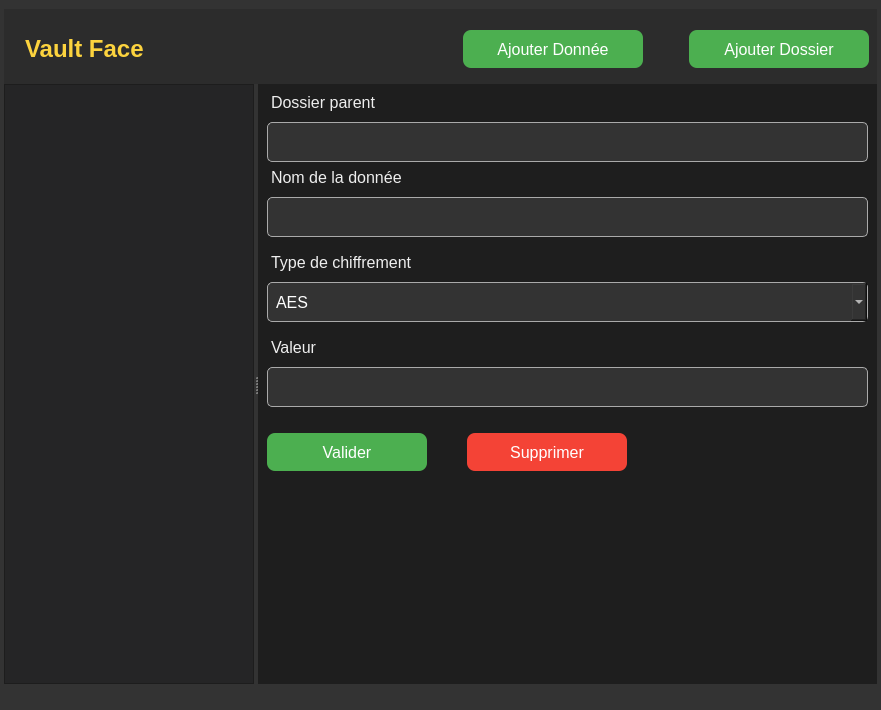
<?xml version="1.0" encoding="UTF-8"?>
<ui version="4.0">
 <class>VaultFace</class>
 <widget class="QMainWindow" name="VaultFace">
  <property name="geometry">
   <rect>
    <x>0</x>
    <y>0</y>
    <width>881</width>
    <height>710</height>
   </rect>
  </property>
  <property name="windowTitle">
   <string>MainWindow</string>
  </property>
  <property name="styleSheet">
   <string notr="true">background-color: rgb(51, 51, 51);</string>
  </property>
  <widget class="QWidget" name="centralwidget">
   <property name="styleSheet">
    <string notr="true">color:#EEEEEE;</string>
   </property>
   <layout class="QVBoxLayout" name="verticalLayout">
    <property name="spacing">
     <number>0</number>
    </property>
    <property name="leftMargin">
     <number>4</number>
    </property>
    <property name="topMargin">
     <number>4</number>
    </property>
    <property name="rightMargin">
     <number>4</number>
    </property>
    <property name="bottomMargin">
     <number>4</number>
    </property>
    <item>
     <widget class="QWidget" name="panel_top" native="true">
      <property name="minimumSize">
       <size>
        <width>0</width>
        <height>80</height>
       </size>
      </property>
      <property name="maximumSize">
       <size>
        <width>16777215</width>
        <height>70</height>
       </size>
      </property>
      <property name="font">
       <font>
        <pointsize>4</pointsize>
       </font>
      </property>
      <property name="styleSheet">
       <string notr="true">background-color:#2C2C2C;</string>
      </property>
      <layout class="QHBoxLayout" name="horizontalLayout">
       <property name="leftMargin">
        <number>8</number>
       </property>
       <property name="topMargin">
        <number>0</number>
       </property>
       <property name="rightMargin">
        <number>8</number>
       </property>
       <property name="bottomMargin">
        <number>0</number>
       </property>
       <item>
        <widget class="QLabel" name="label">
         <property name="maximumSize">
          <size>
           <width>16777215</width>
           <height>80</height>
          </size>
         </property>
         <property name="font">
          <font>
           <pointsize>18</pointsize>
           <bold>true</bold>
           <stylestrategy>PreferAntialias</stylestrategy>
          </font>
         </property>
         <property name="styleSheet">
          <string notr="true">background-color:#2C2C2C;
color: #fcd33e;</string>
         </property>
         <property name="text">
          <string>Vault Face</string>
         </property>
         <property name="scaledContents">
          <bool>false</bool>
         </property>
         <property name="margin">
          <number>15</number>
         </property>
         <property name="indent">
          <number>13</number>
         </property>
        </widget>
       </item>
       <item>
        <widget class="QPushButton" name="btn_add_data">
         <property name="maximumSize">
          <size>
           <width>180</width>
           <height>16777215</height>
          </size>
         </property>
         <property name="cursor">
          <cursorShape>PointingHandCursor</cursorShape>
         </property>
         <property name="tabletTracking">
          <bool>false</bool>
         </property>
         <property name="styleSheet">
          <string notr="true">QPushButton{
	background-color: #4caf50;
	border-radius:8px;
	color:white;
	height:38px;
	font-size:16px;
	
}

QPushButton:hover{
	background-color: #4caf20;
	border-radius:8px;
	height:38px;
	font-size:16px;
	
}</string>
         </property>
         <property name="text">
          <string>Ajouter Donnée</string>
         </property>
        </widget>
       </item>
       <item>
        <spacer name="horizontalSpacer_5">
         <property name="orientation">
          <enum>Qt::Orientation::Horizontal</enum>
         </property>
         <property name="sizeType">
          <enum>QSizePolicy::Policy::Fixed</enum>
         </property>
         <property name="sizeHint" stdset="0">
          <size>
           <width>40</width>
           <height>20</height>
          </size>
         </property>
        </spacer>
       </item>
       <item>
        <widget class="QPushButton" name="btn_add_vault">
         <property name="maximumSize">
          <size>
           <width>180</width>
           <height>16777215</height>
          </size>
         </property>
         <property name="cursor">
          <cursorShape>PointingHandCursor</cursorShape>
         </property>
         <property name="styleSheet">
          <string notr="true">QPushButton{
	background-color: #4caf50;
	border-radius:8px;
	color:white;
	height:38px;
	font-size:16px;
	
}

QPushButton:hover{
	background-color: #4caf20;
	border-radius:8px;
	height:38px;
	font-size:16px;
	
}</string>
         </property>
         <property name="text">
          <string>Ajouter Dossier</string>
         </property>
        </widget>
       </item>
      </layout>
     </widget>
    </item>
    <item>
     <widget class="QSplitter" name="splitter">
      <property name="orientation">
       <enum>Qt::Orientation::Horizontal</enum>
      </property>
      <property name="handleWidth">
       <number>4</number>
      </property>
      <property name="childrenCollapsible">
       <bool>false</bool>
      </property>
      <widget class="QWidget" name="panel_left" native="true">
       <property name="sizePolicy">
        <sizepolicy hsizetype="Preferred" vsizetype="Preferred">
         <horstretch>1</horstretch>
         <verstretch>0</verstretch>
        </sizepolicy>
       </property>
       <layout class="QVBoxLayout" name="verticalLayout_2">
        <property name="spacing">
         <number>0</number>
        </property>
        <property name="leftMargin">
         <number>0</number>
        </property>
        <property name="topMargin">
         <number>0</number>
        </property>
        <property name="rightMargin">
         <number>0</number>
        </property>
        <property name="bottomMargin">
         <number>0</number>
        </property>
        <item>
         <widget class="QTreeWidget" name="treeWidget">
          <property name="sizePolicy">
           <sizepolicy hsizetype="Expanding" vsizetype="Expanding">
            <horstretch>0</horstretch>
            <verstretch>0</verstretch>
           </sizepolicy>
          </property>
          <property name="minimumSize">
           <size>
            <width>250</width>
            <height>0</height>
           </size>
          </property>
          <property name="maximumSize">
           <size>
            <width>16777215</width>
            <height>16777215</height>
           </size>
          </property>
          <property name="font">
           <font>
            <pointsize>11</pointsize>
           </font>
          </property>
          <property name="mouseTracking">
           <bool>false</bool>
          </property>
          <property name="contextMenuPolicy">
           <enum>Qt::ContextMenuPolicy::NoContextMenu</enum>
          </property>
          <property name="styleSheet">
           <string notr="true">background-color: #252526;</string>
          </property>
          <property name="frameShadow">
           <enum>QFrame::Shadow::Sunken</enum>
          </property>
          <property name="lineWidth">
           <number>0</number>
          </property>
          <property name="expandsOnDoubleClick">
           <bool>false</bool>
          </property>
          <attribute name="headerVisible">
           <bool>false</bool>
          </attribute>
          <column>
           <property name="text">
            <string notr="true">1</string>
           </property>
          </column>
         </widget>
        </item>
       </layout>
      </widget>
      <widget class="QWidget" name="panel_right" native="true">
       <property name="sizePolicy">
        <sizepolicy hsizetype="Preferred" vsizetype="Preferred">
         <horstretch>2</horstretch>
         <verstretch>0</verstretch>
        </sizepolicy>
       </property>
       <property name="styleSheet">
        <string notr="true">background-color: #1E1E1E;
font-size:16px;</string>
       </property>
       <layout class="QVBoxLayout" name="verticalLayout_3">
        <property name="spacing">
         <number>5</number>
        </property>
        <item>
         <widget class="QStackedWidget" name="stackedWidget">
          <property name="currentIndex">
           <number>0</number>
          </property>
          <widget class="QWidget" name="page_data">
           <layout class="QVBoxLayout" name="verticalLayout_4">
            <item>
             <widget class="QLabel" name="label_3">
              <property name="styleSheet">
               <string notr="true">margin-bottom:4px;</string>
              </property>
              <property name="text">
               <string>Dossier parent</string>
              </property>
             </widget>
            </item>
            <item>
             <widget class="QLineEdit" name="edit_parent">
              <property name="enabled">
               <bool>false</bool>
              </property>
              <property name="minimumSize">
               <size>
                <width>0</width>
                <height>33</height>
               </size>
              </property>
              <property name="font">
               <font>
                <pointsize>-1</pointsize>
               </font>
              </property>
              <property name="styleSheet">
               <string notr="true">background-color: #333;

color:white;
height:38px;
border-radius:5px;
border: 1px solid #AAA;
padding: 0 8;</string>
              </property>
             </widget>
            </item>
            <item>
             <widget class="QLabel" name="label_2">
              <property name="styleSheet">
               <string notr="true">margin-bottom:4px;</string>
              </property>
              <property name="text">
               <string>Nom de la donnée</string>
              </property>
             </widget>
            </item>
            <item>
             <widget class="QLineEdit" name="edit_name">
              <property name="minimumSize">
               <size>
                <width>0</width>
                <height>33</height>
               </size>
              </property>
              <property name="font">
               <font>
                <pointsize>-1</pointsize>
               </font>
              </property>
              <property name="styleSheet">
               <string notr="true">background-color: #333;

color:white;
height:38px;
border-radius:5px;
border: 1px solid #AAA;
padding: 0 8;</string>
              </property>
             </widget>
            </item>
            <item>
             <widget class="QLabel" name="label_4">
              <property name="minimumSize">
               <size>
                <width>0</width>
                <height>0</height>
               </size>
              </property>
              <property name="maximumSize">
               <size>
                <width>16777215</width>
                <height>16777215</height>
               </size>
              </property>
              <property name="styleSheet">
               <string notr="true">margin-top:10px;
margin-bottom:4px;</string>
              </property>
              <property name="text">
               <string>Type de chiffrement</string>
              </property>
             </widget>
            </item>
            <item>
             <widget class="QComboBox" name="select_cyfer">
              <property name="styleSheet">
               <string notr="true">background-color: #333;

color:white;
height:38px;
border-radius:5px;
border: 1px solid #AAA;
padding: 0 8;</string>
              </property>
              <property name="minimumContentsLength">
               <number>3</number>
              </property>
              <item>
               <property name="text">
                <string>AES</string>
               </property>
              </item>
              <item>
               <property name="text">
                <string>RSA</string>
               </property>
              </item>
              <item>
               <property name="text">
                <string>ChaCha20</string>
               </property>
              </item>
              <item>
               <property name="text">
                <string>Blowfish</string>
               </property>
              </item>
              <item>
               <property name="text">
                <string>DES </string>
               </property>
              </item>
             </widget>
            </item>
            <item>
             <widget class="QLabel" name="label_5">
              <property name="styleSheet">
               <string notr="true">margin-top:10px;
margin-bottom:4px;</string>
              </property>
              <property name="text">
               <string>Valeur</string>
              </property>
             </widget>
            </item>
            <item>
             <widget class="QLineEdit" name="edit_value">
              <property name="minimumSize">
               <size>
                <width>0</width>
                <height>33</height>
               </size>
              </property>
              <property name="font">
               <font>
                <pointsize>-1</pointsize>
               </font>
              </property>
              <property name="styleSheet">
               <string notr="true">background-color: #333;

color:white;
height:38px;
border-radius:5px;
border: 1px solid #AAA;
padding: 0 8;</string>
              </property>
             </widget>
            </item>
            <item>
             <spacer name="verticalSpacer_2">
              <property name="orientation">
               <enum>Qt::Orientation::Vertical</enum>
              </property>
              <property name="sizeType">
               <enum>QSizePolicy::Policy::Fixed</enum>
              </property>
              <property name="sizeHint" stdset="0">
               <size>
                <width>20</width>
                <height>20</height>
               </size>
              </property>
             </spacer>
            </item>
            <item>
             <layout class="QHBoxLayout" name="horizontalLayout_2">
              <property name="spacing">
               <number>0</number>
              </property>
              <property name="sizeConstraint">
               <enum>QLayout::SizeConstraint::SetNoConstraint</enum>
              </property>
              <item>
               <widget class="QPushButton" name="btn_modify">
                <property name="minimumSize">
                 <size>
                  <width>160</width>
                  <height>0</height>
                 </size>
                </property>
                <property name="maximumSize">
                 <size>
                  <width>160</width>
                  <height>16777215</height>
                 </size>
                </property>
                <property name="cursor">
                 <cursorShape>PointingHandCursor</cursorShape>
                </property>
                <property name="styleSheet">
                 <string notr="true">QPushButton{
	background-color: #4caf50;
	border-radius:8px;
	color:white;
	height:38px;
	font-size:16px;
	
}

QPushButton:hover{
	background-color: #4caf20;
	border-radius:8px;
	height:38px;
	font-size:16px;
	
}</string>
                </property>
                <property name="text">
                 <string>Valider</string>
                </property>
               </widget>
              </item>
              <item>
               <spacer name="horizontalSpacer_2">
                <property name="orientation">
                 <enum>Qt::Orientation::Horizontal</enum>
                </property>
                <property name="sizeType">
                 <enum>QSizePolicy::Policy::Maximum</enum>
                </property>
                <property name="sizeHint" stdset="0">
                 <size>
                  <width>40</width>
                  <height>20</height>
                 </size>
                </property>
               </spacer>
              </item>
              <item>
               <widget class="QPushButton" name="btn_delete">
                <property name="minimumSize">
                 <size>
                  <width>160</width>
                  <height>0</height>
                 </size>
                </property>
                <property name="maximumSize">
                 <size>
                  <width>160</width>
                  <height>16777215</height>
                 </size>
                </property>
                <property name="cursor">
                 <cursorShape>PointingHandCursor</cursorShape>
                </property>
                <property name="styleSheet">
                 <string notr="true">QPushButton{
	background-color: #f44336;
	border-radius:8px;
	color:white;
	height:38px;
	font-size:16px;
	
}

QPushButton:hover{
	background-color: #f14316;
	border-radius:8px;
	height:38px;
	font-size:16px;
	
}</string>
                </property>
                <property name="text">
                 <string>Supprimer</string>
                </property>
               </widget>
              </item>
              <item>
               <spacer name="horizontalSpacer">
                <property name="orientation">
                 <enum>Qt::Orientation::Horizontal</enum>
                </property>
                <property name="sizeType">
                 <enum>QSizePolicy::Policy::MinimumExpanding</enum>
                </property>
                <property name="sizeHint" stdset="0">
                 <size>
                  <width>20</width>
                  <height>20</height>
                 </size>
                </property>
               </spacer>
              </item>
             </layout>
            </item>
            <item>
             <spacer name="verticalSpacer">
              <property name="orientation">
               <enum>Qt::Orientation::Vertical</enum>
              </property>
              <property name="sizeType">
               <enum>QSizePolicy::Policy::Expanding</enum>
              </property>
              <property name="sizeHint" stdset="0">
               <size>
                <width>20</width>
                <height>75</height>
               </size>
              </property>
             </spacer>
            </item>
           </layout>
          </widget>
          <widget class="QWidget" name="page_folder">
           <layout class="QVBoxLayout" name="verticalLayout_5">
            <item>
             <widget class="QLabel" name="lbl_folder">
              <property name="styleSheet">
               <string notr="true">margin-bottom:4px;</string>
              </property>
              <property name="text">
               <string>Nom du dossier</string>
              </property>
             </widget>
            </item>
            <item>
             <widget class="QLineEdit" name="edit_folder">
              <property name="minimumSize">
               <size>
                <width>0</width>
                <height>33</height>
               </size>
              </property>
              <property name="font">
               <font>
                <pointsize>-1</pointsize>
               </font>
              </property>
              <property name="styleSheet">
               <string notr="true">background-color: #333;

color:white;
height:38px;
border-radius:5px;
border: 1px solid #AAA;
padding: 0 8;</string>
              </property>
             </widget>
            </item>
            <item>
             <spacer name="verticalSpacer_4">
              <property name="orientation">
               <enum>Qt::Orientation::Vertical</enum>
              </property>
              <property name="sizeHint" stdset="0">
               <size>
                <width>44</width>
                <height>17</height>
               </size>
              </property>
             </spacer>
            </item>
            <item>
             <layout class="QHBoxLayout" name="horizontalLayout_3">
              <property name="spacing">
               <number>0</number>
              </property>
              <property name="sizeConstraint">
               <enum>QLayout::SizeConstraint::SetNoConstraint</enum>
              </property>
              <item>
               <widget class="QPushButton" name="btn_save_folder">
                <property name="minimumSize">
                 <size>
                  <width>160</width>
                  <height>0</height>
                 </size>
                </property>
                <property name="maximumSize">
                 <size>
                  <width>160</width>
                  <height>16777215</height>
                 </size>
                </property>
                <property name="cursor">
                 <cursorShape>PointingHandCursor</cursorShape>
                </property>
                <property name="styleSheet">
                 <string notr="true">QPushButton{
	background-color: #4caf50;
	border-radius:8px;
	color:white;
	height:38px;
	font-size:16px;
	
}

QPushButton:hover{
	background-color: #4caf20;
	border-radius:8px;
	height:38px;
	font-size:16px;
	
}</string>
                </property>
                <property name="text">
                 <string>Valider</string>
                </property>
               </widget>
              </item>
              <item>
               <spacer name="horizontalSpacer_3">
                <property name="orientation">
                 <enum>Qt::Orientation::Horizontal</enum>
                </property>
                <property name="sizeType">
                 <enum>QSizePolicy::Policy::Maximum</enum>
                </property>
                <property name="sizeHint" stdset="0">
                 <size>
                  <width>40</width>
                  <height>20</height>
                 </size>
                </property>
               </spacer>
              </item>
              <item>
               <widget class="QPushButton" name="btn_delete_folder">
                <property name="minimumSize">
                 <size>
                  <width>160</width>
                  <height>0</height>
                 </size>
                </property>
                <property name="maximumSize">
                 <size>
                  <width>160</width>
                  <height>16777215</height>
                 </size>
                </property>
                <property name="cursor">
                 <cursorShape>PointingHandCursor</cursorShape>
                </property>
                <property name="styleSheet">
                 <string notr="true">QPushButton{
	background-color: #f44336;
	border-radius:8px;
	color:white;
	height:38px;
	font-size:16px;
	
}

QPushButton:hover{
	background-color: #f14316;
	border-radius:8px;
	height:38px;
	font-size:16px;
	
}</string>
                </property>
                <property name="text">
                 <string>Supprimer</string>
                </property>
               </widget>
              </item>
              <item>
               <spacer name="horizontalSpacer_4">
                <property name="orientation">
                 <enum>Qt::Orientation::Horizontal</enum>
                </property>
                <property name="sizeType">
                 <enum>QSizePolicy::Policy::MinimumExpanding</enum>
                </property>
                <property name="sizeHint" stdset="0">
                 <size>
                  <width>20</width>
                  <height>20</height>
                 </size>
                </property>
               </spacer>
              </item>
             </layout>
            </item>
            <item>
             <spacer name="verticalSpacer_3">
              <property name="orientation">
               <enum>Qt::Orientation::Vertical</enum>
              </property>
              <property name="sizeHint" stdset="0">
               <size>
                <width>20</width>
                <height>451</height>
               </size>
              </property>
             </spacer>
            </item>
           </layout>
          </widget>
          <widget class="QWidget" name="page_folders">
           <layout class="QVBoxLayout" name="verticalLayout_6">
            <item>
             <widget class="QListView" name="listView">
              <property name="styleSheet">
               <string notr="true">background-color: #333;

color:white;

border-radius:5px;
border: 1px solid #AAA;
padding: 0 8;</string>
              </property>
              <property name="viewMode">
               <enum>QListView::ViewMode::IconMode</enum>
              </property>
             </widget>
            </item>
           </layout>
          </widget>
          <widget class="QWidget" name="page_datas">
           <layout class="QVBoxLayout" name="verticalLayout_7">
            <item>
             <widget class="QTableWidget" name="tableDatas">
              <property name="styleSheet">
               <string notr="true">border-radius:5px;
border: 1px solid #AAA;
</string>
              </property>
             </widget>
            </item>
           </layout>
          </widget>
         </widget>
        </item>
       </layout>
      </widget>
     </widget>
    </item>
   </layout>
  </widget>
  <widget class="QMenuBar" name="menubar">
   <property name="geometry">
    <rect>
     <x>0</x>
     <y>0</y>
     <width>881</width>
     <height>33</height>
    </rect>
   </property>
  </widget>
  <widget class="QStatusBar" name="statusbar"/>
 </widget>
 <resources/>
 <connections/>
</ui>
